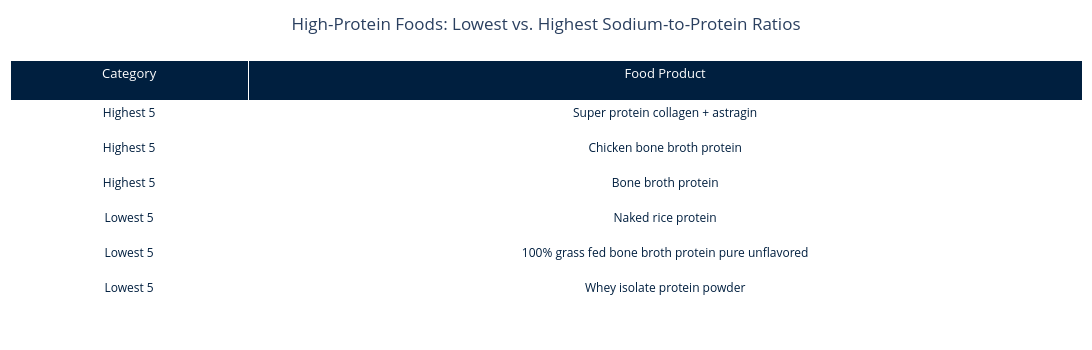

The code cell stored with this chart in its notebook:
### Code cell
fig = create_plotly_table(
    df=Sodium_to_protein_ratio,
    columns=["category", "food_name"],
    column_labels=["Category", "Food Product"],
    title="High-Protein Foods: Lowest vs. Highest Sodium-to-Protein Ratios",
    column_widths=[100, 350]
)

fig.show()

### Figure 1 — Plotly figure (JSON) as saved in the notebook; plotly's stock layout.template omitted (floating-point values rounded to 4 significant figures)
{"data": [{"cells": {"align": "center", "fill": {"color": "#FFFFFF"}, "font": {"color": "#001F3F", "size": 12}, "height": 35, "values": [["Highest 5", "Highest 5", "Highest 5", "Lowest 5", "Lowest 5", "Lowest 5"], ["Super protein collagen + astragin", "Chicken bone broth protein", "Bone broth protein", "Naked rice protein", "100% grass fed bone broth protein pure unflavored", "Whey isolate protein powder"]]}, "columnwidth": [100, 350], "header": {"align": "center", "fill": {"color": "#001F3F"}, "font": {"color": "white", "size": 13}, "height": 40, "values": ["Category", "Food Product"]}, "type": "table"}], "layout": {"height": 350, "margin": {"b": 10, "l": 10, "r": 10, "t": 60}, "title": {"text": "High-Protein Foods: Lowest vs. Highest Sodium-to-Protein Ratios", "x": 0.5}, "width": 1200}}
